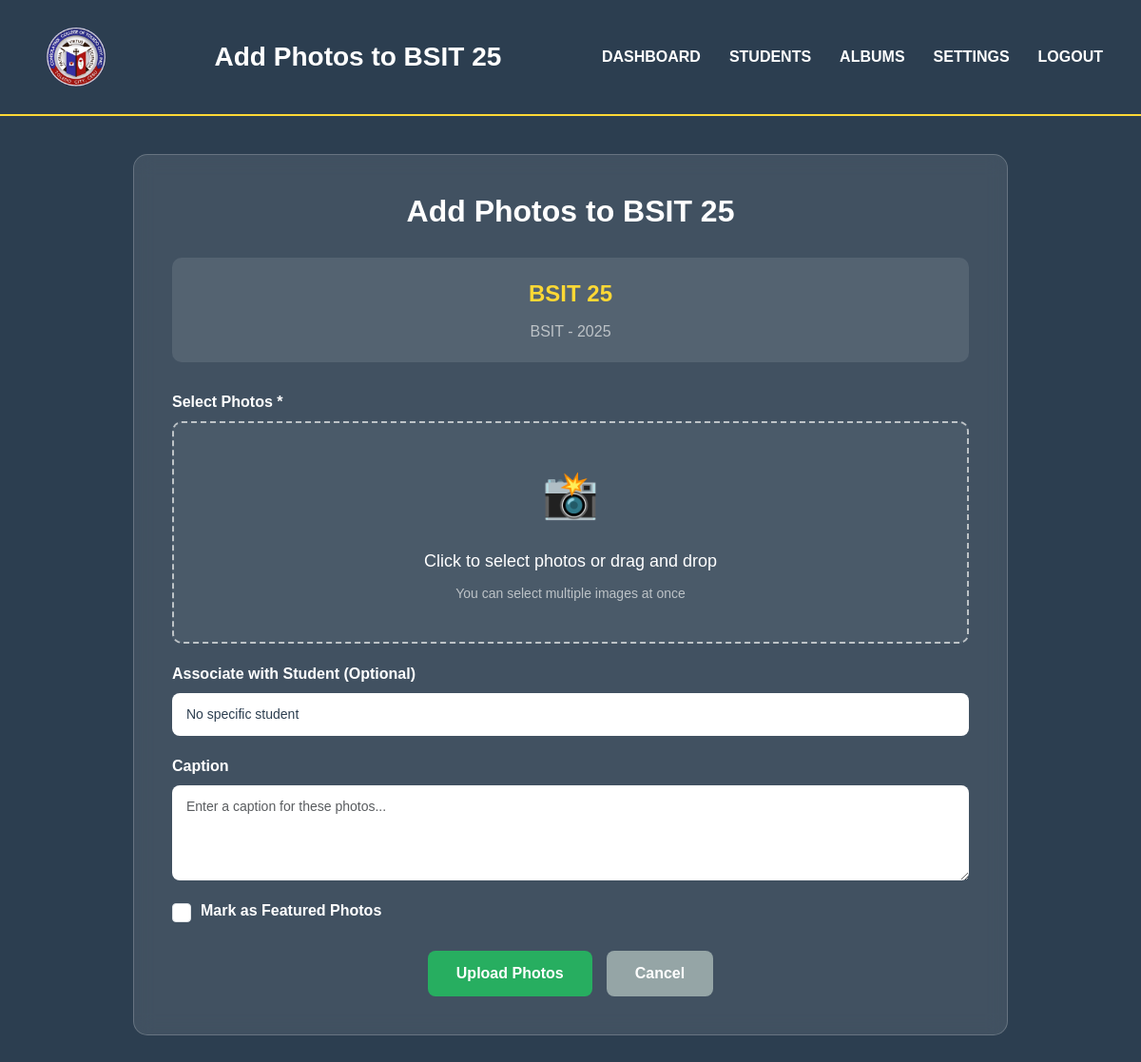
/panel/albums/1/photos/add/ (signed in), run on the app's committed database.
### yearbook/models.py (models this page shows, shortened)
class Album(models.Model):
    title = models.CharField(max_length=200)
    description = models.TextField(blank=True)
    department = models.CharField(max_length=10, choices=Student.DEPARTMENTS)
    year = models.CharField(max_length=4, choices=Student.YEARS)
    cover_photo = models.ImageField(upload_to='albums/covers/', null=True, blank=True)
    is_active = models.BooleanField(default=True)
    created_at = models.DateTimeField(default=timezone.now)
    updated_at = models.DateTimeField(auto_now=True)
    class Meta:
        ordering = ['-created_at']
        unique_together = ['department', 'year']

### yearbook/views.py (the view, shortened to what this page needs)
# urls.py: path('panel/albums/<int:album_id>/photos/add/', views.admin_photo_add, name='admin_photo_add'),
@login_required
@user_passes_test(is_admin)
def admin_photo_add(request, album_id):
    album = get_object_or_404(Album, id=album_id)
    students = Student.objects.all().order_by('first_name', 'last_name')
    context = {
        'title': f'Add Photos to {album.title}',
        'album': album,
        'students': students,
    }
    return render(request, 'yearbook/admin_photo_form.html', context)

### yearbook/models.py (called while the page is built)
    @property
    def full_name(self):
        return f"{self.first_name} {self.middle_name} {self.last_name}".strip()

### yearbook/views.py (called while the page is built)
def is_admin(user):
    return user.is_authenticated and user.is_staff

### yearbook/template/yearbook/admin_photo_form.html (shortened to what this page needs)
{% load static %}
<!DOCTYPE html>
<html lang="en">
<head>
  <link href="https://cdn.jsdelivr.net/npm/bootstrap@5.3.3/dist/css/bootstrap.min.css" rel="stylesheet">
</head>
<body>
  <header class="header">
    <img src="{% static 'images/Logo.png' %}" alt="College Logo" class="logo">
    <h1 class="header-title">{{ title }}</h1>
    <nav class="nav-links">
      <a href="{% url 'admin_dashboard' %}" class="nav-link">DASHBOARD</a>
      <a href="{% url 'admin_student_list' %}" class="nav-link">STUDENTS</a>
      <a href="{% url 'admin_album_list' %}" class="nav-link">ALBUMS</a>
      <a href="/admin/" class="nav-link">SETTINGS</a>
      <a href="{% url 'logout' %}" class="nav-link">LOGOUT</a>
    </nav>
  </header>
  <div class="main-content">
    <div class="form-container">
      <h2 class="form-title">{{ title }}</h2>
      <div class="album-info">
        <div class="album-title">{{ album.title }}</div>
        <div class="album-meta">{{ album.department }} - {{ album.year }}</div>
      </div>
      <form method="POST" enctype="multipart/form-data">
        <div class="form-group">
          <label class="form-label">Select Photos *</label>
          <div class="file-upload-area" id="fileUploadArea">
            <div class="upload-icon">📸</div>
            <div class="upload-text">Click to select photos or drag and drop</div>
            <div class="upload-hint">You can select multiple images at once</div>
          </div>
        </div>
        <div class="form-group">
          <label class="form-label">Associate with Student (Optional)</label>
          <select name="student" class="form-control">
            <option value="">No specific student</option>
          </select>
        </div>
        <div class="form-group">
          <label class="form-label">Caption</label>
          <textarea name="caption" class="form-control" placeholder="Enter a caption for these photos..."></textarea>
        </div>
        <div class="form-check">
          <input type="checkbox" name="is_featured" class="form-check-input">
          <label class="form-check-label">Mark as Featured Photos</label>
        </div>
        <div class="form-actions">
          <button type="submit" class="btn btn-success">Upload Photos</button>
          <a href="{% url 'admin_photo_list' album.id %}" class="btn btn-secondary">Cancel</a>
        </div>
      </form>
    </div>
  </div>
</body>
</html>

### yearbook/template/yearbook/admin_photo_form.html (style rules this page uses)
body { margin: 0; padding: 0; font-family: Arial, sans-serif; background: #2C3E50; min-height: 100vh; }
.header { background: #2C3E50; padding: 20px 40px; display: flex; align-items: center; justify-content: space-between; border-bottom: 2px solid #FDD835; }
.logo { width: 80px; height: 80px; }
.header-title { color: white; font-size: 28px; font-weight: bold; margin: 0; }
.nav-links { display: flex; gap: 30px; }
.nav-link { color: white; text-decoration: none; font-weight: bold; font-size: 16px; transition: color 0.3s ease; }
.main-content { padding: 40px; max-width: 1000px; margin: 0 auto; }
.form-container { background: rgba(255, 255, 255, 0.1); border-radius: 15px; padding: 40px; backdrop-filter: blur(10px); border: 1px solid rgba(255, 255, 255, 0.2); }
.form-title { color: white; font-size: 32px; font-weight: bold; margin-bottom: 30px; text-align: center; }
.album-info { background: rgba(255, 255, 255, 0.1); border-radius: 10px; padding: 20px; margin-bottom: 30px; text-align: center; }
.album-title { color: #FDD835; font-size: 24px; font-weight: bold; margin-bottom: 10px; }
.album-meta { color: #BDC3C7; font-size: 16px; }
.form-group { margin-bottom: 20px; }
.form-label { color: white; font-weight: bold; margin-bottom: 8px; display: block; }
.form-control { width: 100%; padding: 12px 15px; border: none; border-radius: 8px; font-size: 14px; background: white; color: #2C3E50; }
textarea.form-control { resize: vertical; min-height: 100px; }
.form-check { display: flex; align-items: center; gap: 10px; margin-bottom: 20px; }
.form-check-input { width: 20px; height: 20px; }
.form-check-label { color: white; font-weight: bold; }
.form-actions { display: flex; gap: 15px; justify-content: center; margin-top: 30px; }
.btn { padding: 12px 30px; border: none; border-radius: 8px; font-weight: bold; font-size: 16px; cursor: pointer; transition: all 0.3s ease; text-decoration: none; display: inline-block; text-align: center; }
.btn-secondary { background: #95A5A6; color: white; }
.btn-success { background: #27AE60; color: white; }
.file-upload-area { border: 2px dashed #BDC3C7; border-radius: 10px; padding: 40px; text-align: center; background: rgba(255, 255, 255, 0.05); transition: all 0.3s ease; position: relative; }
.upload-icon { font-size: 48px; color: #BDC3C7; margin-bottom: 20px; }
.upload-text { color: white; font-size: 18px; margin-bottom: 10px; }
.upload-hint { color: #BDC3C7; font-size: 14px; }

### data on the page
Album: title "BSIT 25", department "BSIT", year "2025"

### other printed values
{{ title }} "Add Photos to BSIT 25"
